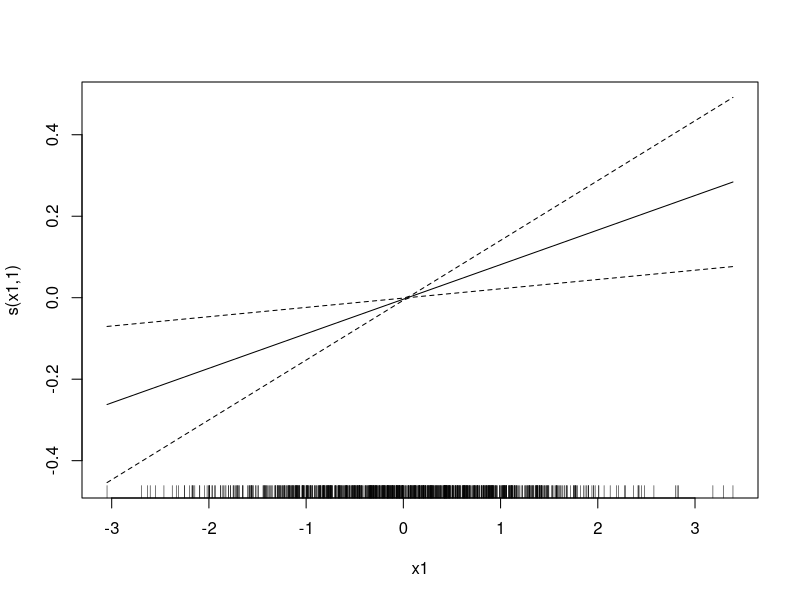
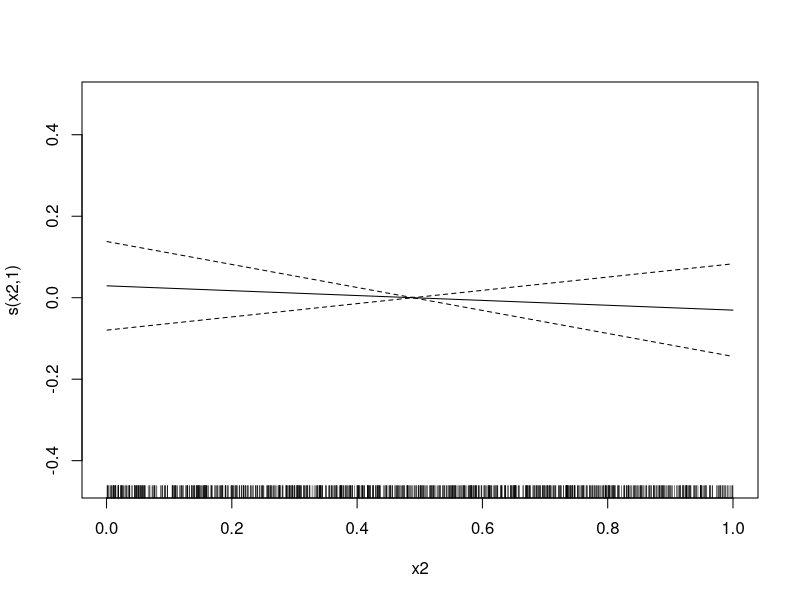
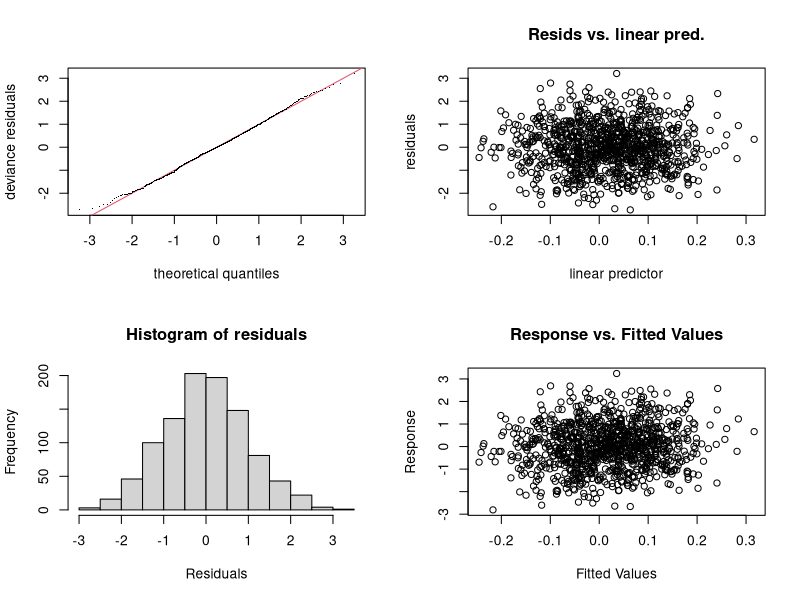
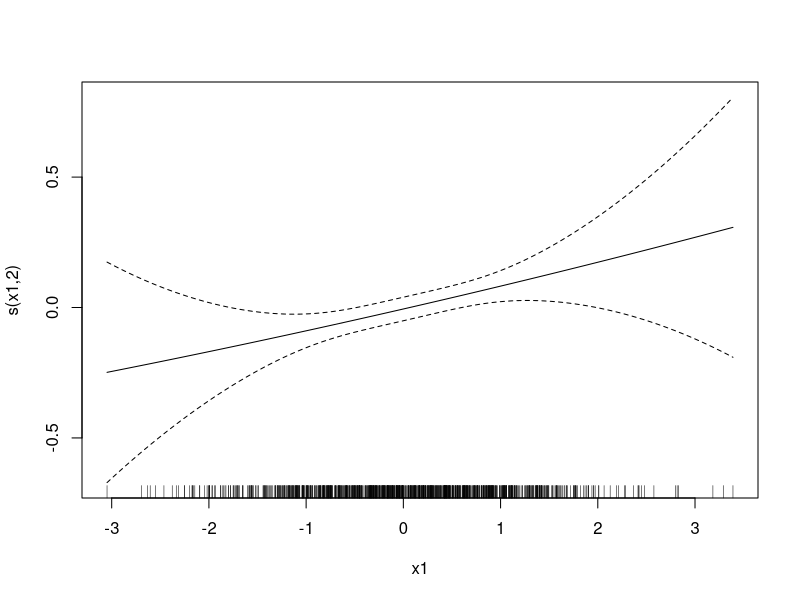
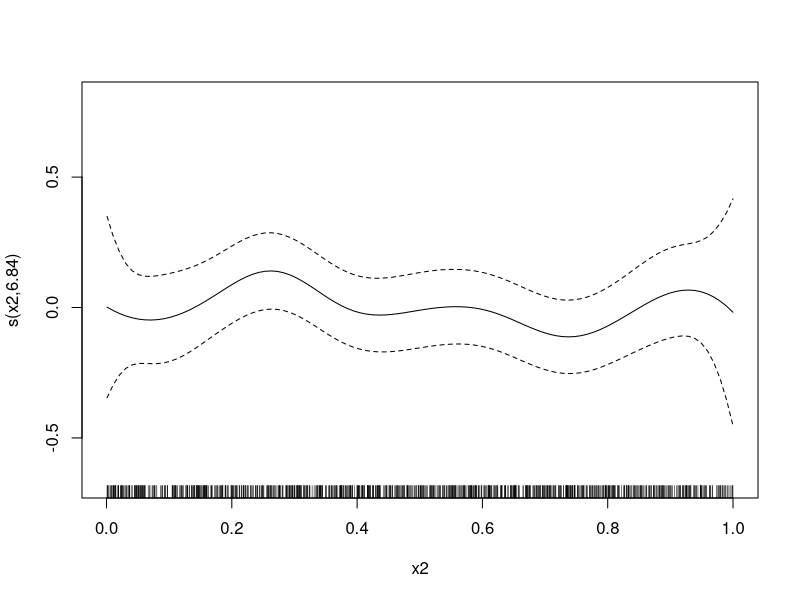
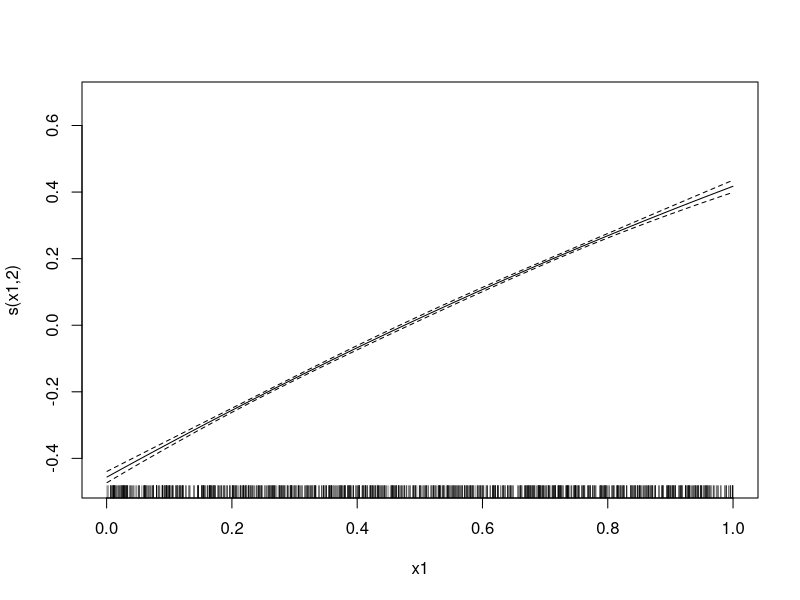
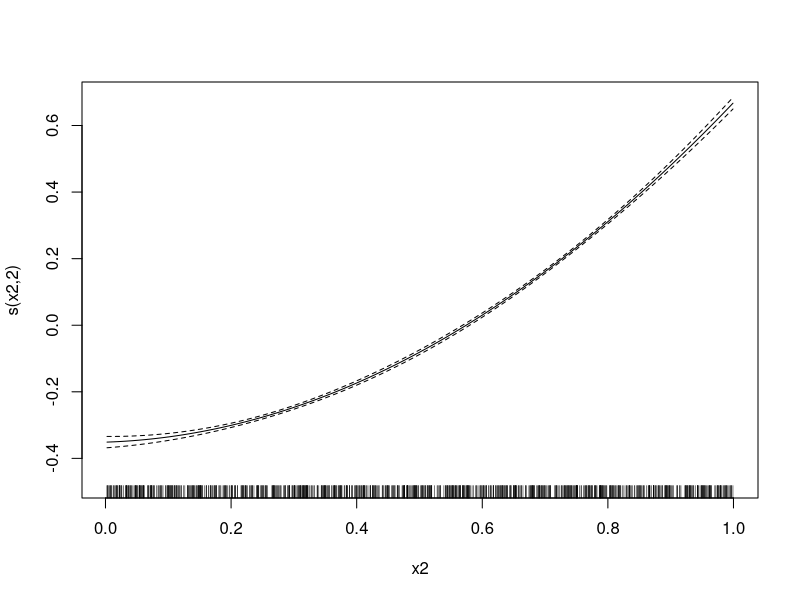

Write R code to recreate these figures, in order.
install.packages("mgcv")  # Install if not already done
library(mgcv)

# Example dataset
set.seed(123)
data <- data.frame(
  y = rnorm(1000),
  x1 = rnorm(1000),       # Continuous predictor
  x2 = runif(1000),       # Another continuous predictor
  cat_var = as.factor(sample(letters[1:3], 1000, replace = TRUE))  # Categorical predictor
)

# P-spline regression model NOT SPECIFYING knots or degree (lambda optimized through cv)
model <- gam(y ~ s(x1, bs = "ps") + s(x2, bs = "ps") + cat_var, data = data)

# Summary of the model (NOTE that in this exampel y is indip of x1, x2, thats teh reason for the bad results)
summary(model)

plot(model)      # Diagnostic plots for smooth terms
gam.check(model) # Further checks for GAM

# Predictions
new_data <- data.frame(x1 = rnorm(10), x2 = runif(10), cat_var = factor("a", levels = c("a", "b", "c")))
predict(model, newdata = new_data)

### 
# P-spline regression model SPECIFYING knots or degree (lambda optimized through cv)
model <- gam(y ~ s(x1, bs = "ps", k = 40, m = 3) + s(x2, bs = "ps", k = 40, m = 3) + cat_var, data = data)
summary(model)
plot(model)
###

# Interesting example
data <- data.frame(
  x1 = runif(1000),        # Continuous predictor
  x2 = runif(1000),        # Another continuous predictor
  cat_var = as.factor(sample(letters[1:3], 1000, replace = TRUE))  # Categorical predictor
)

# Define the coefficients for the categorical variable levels
coef_cat <- c(a = 1, b = 0.5, c = 0)

# Compute the response variable y
data$y <- sin(data$x1) + data$x2^2 + coef_cat[data$cat_var] + rnorm(1000, sd = 0.1)  # Gaussian error

# P-spline regression model SPECIFYING knots or degree (lambda optimized through cv)
model <- gam(y ~ s(x1, bs = "ps", k = 40, m = 3) + s(x2, bs = "ps", k = 40, m = 3) + cat_var, data = data)
summary(model)
plot(model)




